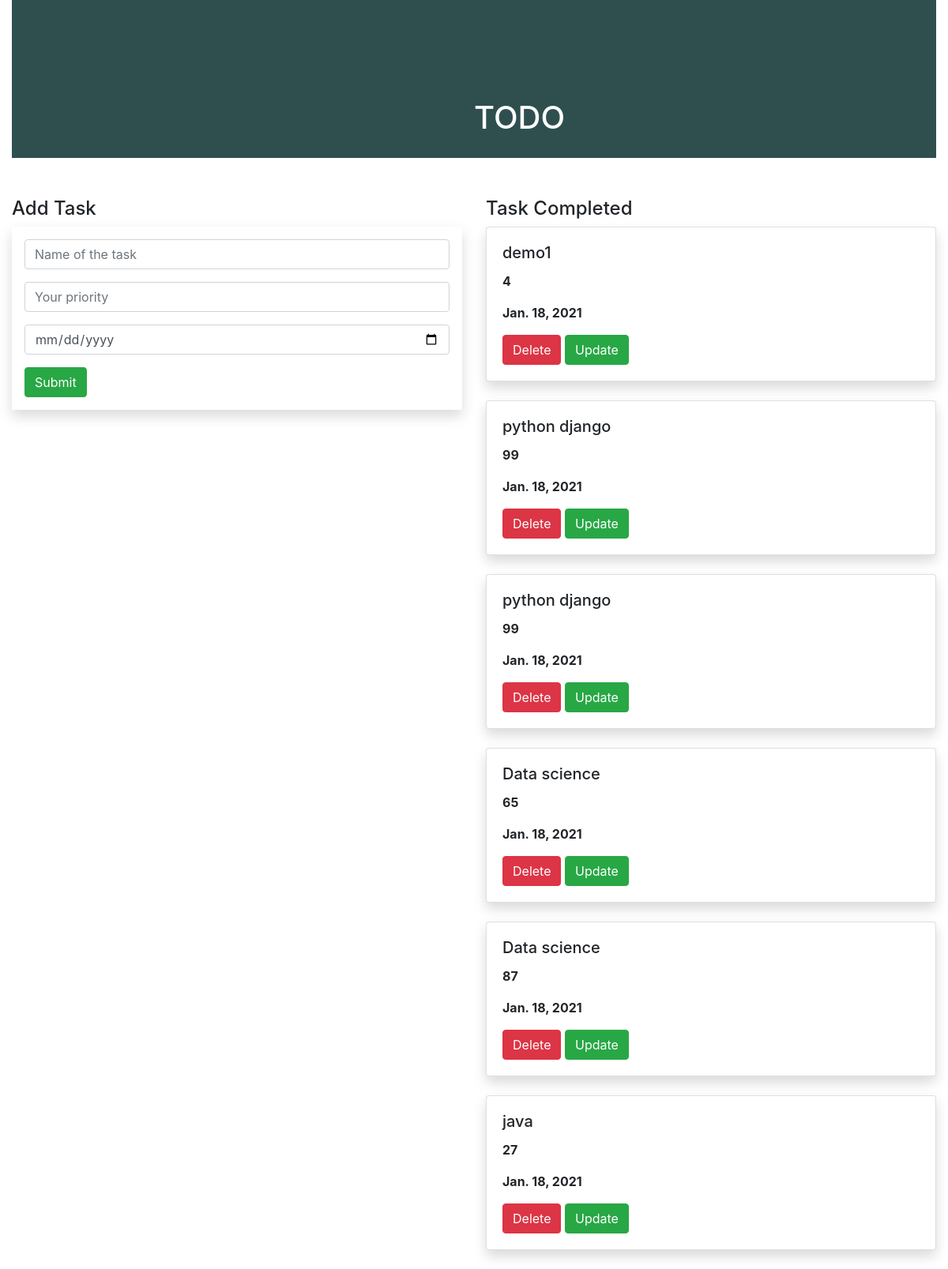
The page / on the database its author committed.
### todo_app/models.py (models this page shows, shortened)
class Task(models.Model):
    name = models.CharField(max_length=101)
    priority = models.IntegerField()
    date = models.DateField(default=datetime.date.today)

### todo_app/views.py (the view)
# urls.py: path('',views.task_view,name='task_view'),
def task_view(request):
    obj1=Task.objects.all()
    if request.method=='POST':
        name=request.POST.get('name')
        priority=request.POST.get('priority')
        date=request.POST.get('date')
        obj=Task(name=name,priority=priority,date=date)
        obj.save()
    return render(request,'task_view.html',{'obj1':obj1})

### templates/task_view.html (shortened to what this page needs)
{% extends 'base.html' %}
{% block content %}
<div class="container-fluid">
    <div class="row">
        <div class="col-md-12">
            <div class="banner">
                <div class="banner-text">
                    <h1>TODO</h1>
                </div>
            </div>
        </div>
    </div>
    <div class="row">
        <div class="col-md-6">
            <h4>Add Task</h4>
            <form method="POST" class="p-3 shadow">
            <div class="form-group">
            <input type="text" name="name" class="form-control" placeholder="Name of the task">
            </div>
            <div class="form-group">
            <input type="text" name="priority" class="form-control" placeholder="Your priority">
            </div>
                <div class="form-group">
            <input type="date" name="date" class="form-control" placeholder="Your Date">
            </div>
            <input type="submit" class="btn btn-success">
            </form>
        </div>
        <div class="col-md-6">
            <h4>Task Completed</h4>
            {% for i in obj1 %}
            <div class="shadow card">
            <div class="card-body">
                <h5 class="card-title">{{i.name}}</h5>
                <p><b>{{i.priority}}</b></p>
                <p><b>{{i.date}}</b></p>
                <a class="btn btn-danger" href="{% url 'delete' i.id %}">Delete</a>
                <a class="btn btn-success" href="{% url 'update' i.id %}">Update</a>
            </div>
                </div>
            <br>
            {% endfor %}
        </div>
    </div>
</div>
{% endblock %}

### templates/base.html (shortened to what this page needs)
<!DOCTYPE html>
{% load static %}
<html lang="en">
<head>
    <link rel="stylesheet" href="https://stackpath.bootstrapcdn.com/bootstrap/4.1.3/css/bootstrap.min.css">
    <link rel="stylesheet" href="{% static 'style.css' %}">
</head>
<body>
{% block content %}
{% endblock %}
</body>
</html>

### static/style.css (style rules this page uses)
.banner { background-color:darkslategrey; width:100%; height:200px; margin-bottom:50px; }
.banner-text { top:50%; left:50%; position:absolute; transformation:translate(-50%,-50%); color:white; }

### rows shown on the page
Task: name "demo1", priority "4", date "Jan. 18, 2021"
Task: name "python django", priority "99", date "Jan. 18, 2021"
Task: name "python django", priority "99", date "Jan. 18, 2021"
Task: name "Data science", priority "65", date "Jan. 18, 2021"
Task: name "Data science", priority "87", date "Jan. 18, 2021"
Task: name "java", priority "27", date "Jan. 18, 2021"
